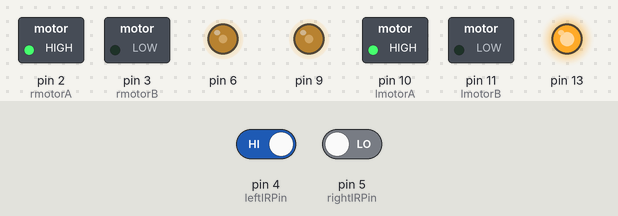
A sketch run on a simulated Arduino Uno, built with avr-gcc and run on an emulated ATmega328P. Parts: switched loads named in the sketch (green lamp = pin HIGH), output pins drawn as LEDs (lit = HIGH). Inputs (shaded band) come from the test bench; at power-on: pin 4 (leftIRPin) HIGH, pin 5 (rightIRPin) LOW.

Above: at 4.2 s.
4.3 s: pin 4 (leftIRPin) driven LOW
At 4.7 s:
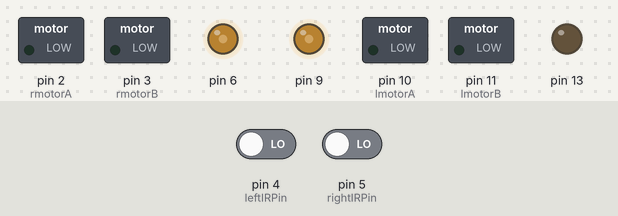
5.8 s: pin 5 (rightIRPin) driven HIGH
At 7.0 s:
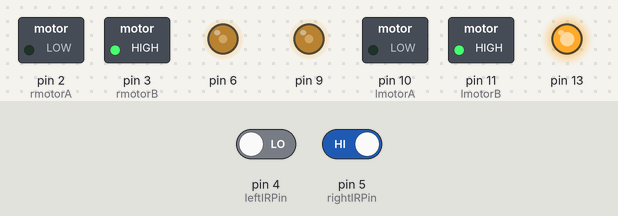
7.3 s: pin 4 (leftIRPin) driven HIGH
At 8.2 s:
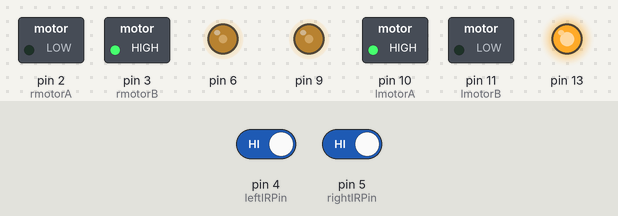
8.8 s: pin 5 (rightIRPin) driven LOW
At 9.3 s:
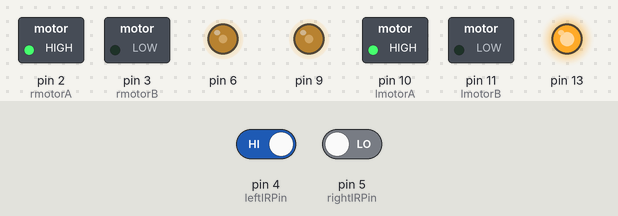
Timing chart, 0 to 11.3 s (numbered marks = the images above; inputs shaded):
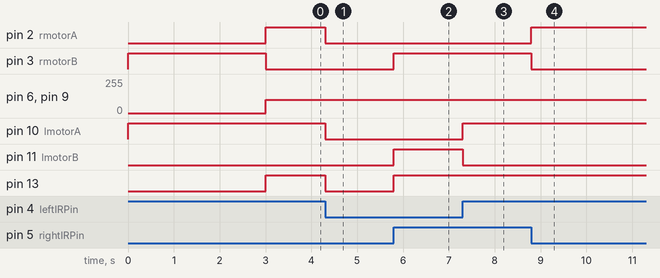

The sketch:

CGBot.ino
```cpp
#define threshold 500

int leftIRPin = 4; //select pin for left IR sensor
int rightIRPin = 5; //select pin for right IR sensor
int IRleft = 0; //initialise variable to store left IR sensor value
int IRright = 0; //initialise variable to store right IR sensor value
int lmotorA = 10 ; //select pin for left motor A pin
int lmotorB = 11; //select pin for left motor B pin
int rmotorA = 2; //select pin for right motor A pin
int rmotorB = 3; //select pin for right motor B pin

void stopmotors(){
  digitalWrite(lmotorA, LOW);
  digitalWrite(lmotorB, LOW);
  digitalWrite(rmotorA, LOW);
  digitalWrite(rmotorB, LOW);
}

void frwd(){
  digitalWrite(lmotorA, HIGH);
  digitalWrite(lmotorB, LOW);
  digitalWrite(rmotorA, LOW);
  digitalWrite(rmotorB, HIGH);
}

void left(){
  digitalWrite(lmotorA, LOW);
  digitalWrite(lmotorB, HIGH);
  digitalWrite(rmotorA, LOW);
  digitalWrite(rmotorB, HIGH);
}

void right(){
  digitalWrite(lmotorA, HIGH);
  digitalWrite(lmotorB, LOW);
  digitalWrite(rmotorA, HIGH);
  digitalWrite(rmotorB, LOW);
}

void reverse(){
  digitalWrite(lmotorA, LOW);
  digitalWrite(lmotorB, HIGH);
  digitalWrite(rmotorA, HIGH);
  digitalWrite(rmotorB, LOW);
}

void setup(){
  pinMode(lmotorA, OUTPUT);
  pinMode(lmotorB, OUTPUT);
  pinMode(rmotorA, OUTPUT);
  pinMode(rmotorB, OUTPUT);
  pinMode(9, OUTPUT);
  pinMode(6, OUTPUT);
  pinMode(leftIRPin, INPUT);
  pinMode(rightIRPin, INPUT);
  frwd();
  pinMode(13, OUTPUT);
  delay(3000);

}

void loop(){
  analogWrite(9, 100);
  analogWrite(6, 100);
  IRleft = digitalRead(leftIRPin);
  IRright = digitalRead(rightIRPin);
  if( !IRleft && IRright ){
    digitalWrite(13, HIGH);
    left();
  }
  else {
    if( IRleft && !IRright){
      digitalWrite(13, HIGH);
      right();
    }
    else {
      if( IRleft && IRright){
        digitalWrite(13, HIGH);
        //stopmotors();
        frwd();
      }
      else{
        if( !IRleft && !IRright){
        digitalWrite(13, LOW);
        stopmotors();
        }
      }
    }
  }
}
```

Measured:
- after the input at 4.3 s, pin 2 (rmotorA), pin 10 (lmotorA), pin 13: HIGH → LOW at once
- after the input at 5.8 s, pin 3 (rmotorB), pin 11 (lmotorB), pin 13: LOW → HIGH at once
- after the input at 7.3 s, pin 10 (lmotorA): LOW → HIGH at once; pin 11 (lmotorB): HIGH → LOW at once
- after the input at 8.8 s, pin 2 (rmotorA): LOW → HIGH at once; pin 3 (rmotorB): HIGH → LOW at once
